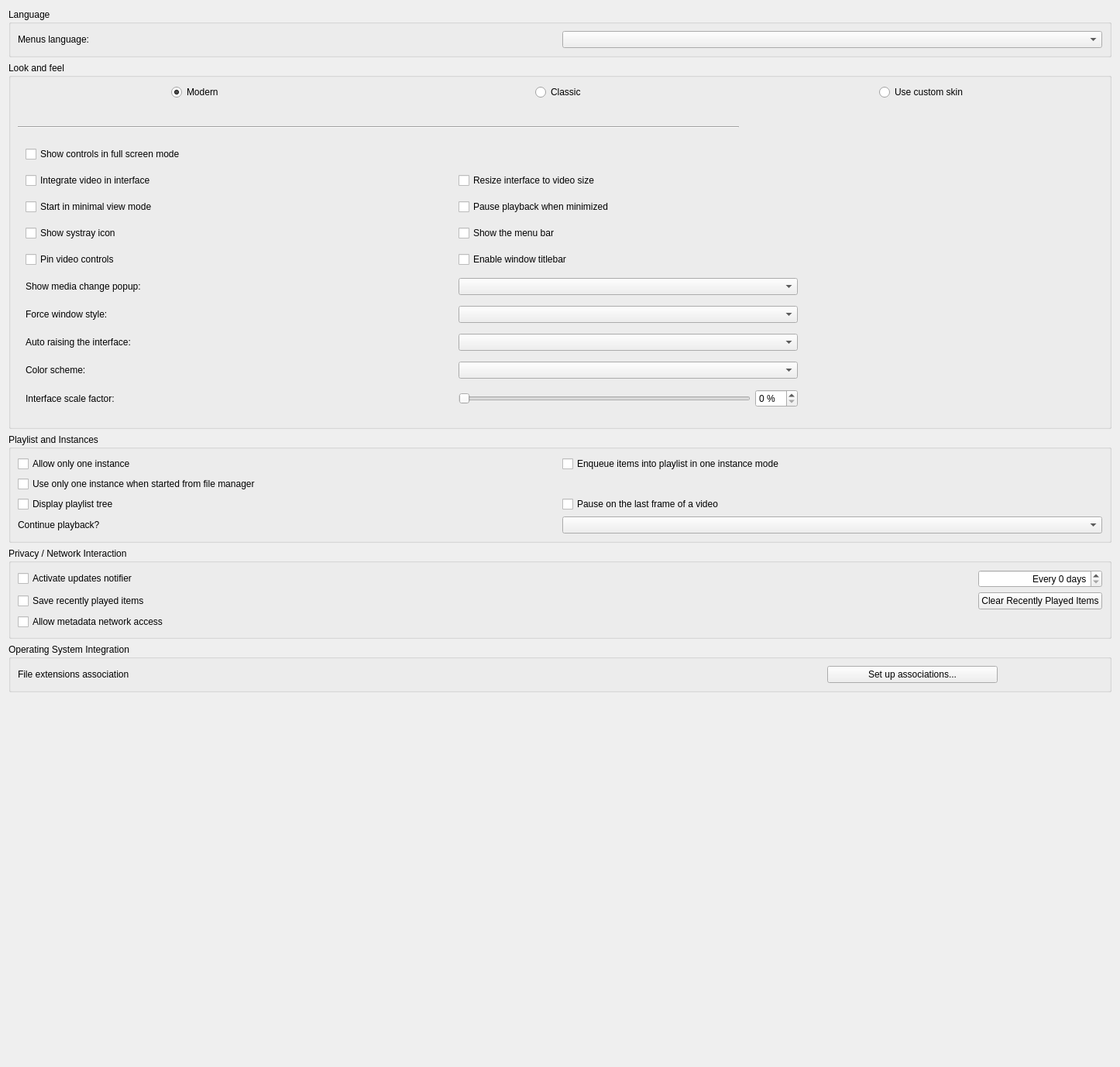
<?xml version="1.0" encoding="UTF-8"?>
<ui version="4.0">
 <author>Jean-Baptiste Kempf</author>
 <class>SPrefsInterface</class>
 <widget class="QWidget" name="SPrefsInterface">
  <property name="geometry">
   <rect>
    <x>0</x>
    <y>0</y>
    <width>1446</width>
    <height>1378</height>
   </rect>
  </property>
  <property name="sizePolicy">
   <sizepolicy hsizetype="Preferred" vsizetype="Minimum">
    <horstretch>0</horstretch>
    <verstretch>0</verstretch>
   </sizepolicy>
  </property>
  <property name="windowTitle">
   <string>Form</string>
  </property>
  <layout class="QVBoxLayout" name="verticalLayout">
   <item>
    <widget class="QGroupBox" name="langBox">
     <property name="title">
      <string>Language</string>
     </property>
     <layout class="QHBoxLayout" name="horizontalLayout">
      <item>
       <widget class="QLabel" name="label">
        <property name="text">
         <string>Menus language:</string>
        </property>
        <property name="buddy">
         <cstring>langCombo</cstring>
        </property>
       </widget>
      </item>
      <item>
       <widget class="QComboBox" name="langCombo"/>
      </item>
     </layout>
    </widget>
   </item>
   <item>
    <widget class="QGroupBox" name="LooknfeelBox">
     <property name="title">
      <string>Look and feel</string>
     </property>
     <layout class="QVBoxLayout" name="LooknfeelLayout">
      <property name="bottomMargin">
       <number>0</number>
      </property>
      <item>
       <widget class="QWidget" name="LooknfeelSelection" native="true">
        <layout class="QGridLayout" name="LooknfeelSelection_l">
         <property name="leftMargin">
          <number>0</number>
         </property>
         <property name="topMargin">
          <number>0</number>
         </property>
         <property name="rightMargin">
          <number>0</number>
         </property>
         <property name="bottomMargin">
          <number>0</number>
         </property>
         <item row="1" column="1" colspan="2">
          <widget class="Line" name="line">
           <property name="orientation">
            <enum>Qt::Horizontal</enum>
           </property>
          </widget>
         </item>
         <item row="0" column="1">
          <layout class="QVBoxLayout" name="verticalLayout_8">
           <item alignment="Qt::AlignHCenter">
            <widget class="QRadioButton" name="modernButton">
             <property name="text">
              <string>Modern</string>
             </property>
             <property name="checked">
              <bool>true</bool>
             </property>
            </widget>
           </item>
           <item>
            <widget class="QPushButton" name="modernImage">
             <property name="text">
              <string/>
             </property>
             <property name="icon">
              <iconset resource="../../vlc.qrc">
               <normaloff>:/prefsmenu/sample_minimal.png</normaloff>:/prefsmenu/sample_minimal.png</iconset>
             </property>
             <property name="iconSize">
              <size>
               <width>244</width>
               <height>145</height>
              </size>
             </property>
             <property name="flat">
              <bool>true</bool>
             </property>
            </widget>
           </item>
          </layout>
         </item>
         <item row="0" column="2">
          <layout class="QVBoxLayout" name="verticalLayout_7">
           <item alignment="Qt::AlignHCenter">
            <widget class="QRadioButton" name="classicButton">
             <property name="text">
              <string>Classic</string>
             </property>
            </widget>
           </item>
           <item>
            <widget class="QPushButton" name="classicImage">
             <property name="text">
              <string/>
             </property>
             <property name="icon">
              <iconset resource="../../vlc.qrc">
               <normaloff>:/prefsmenu/sample_complete.png</normaloff>:/prefsmenu/sample_complete.png</iconset>
             </property>
             <property name="iconSize">
              <size>
               <width>244</width>
               <height>145</height>
              </size>
             </property>
             <property name="flat">
              <bool>true</bool>
             </property>
            </widget>
           </item>
          </layout>
         </item>
         <item row="0" column="3">
          <layout class="QVBoxLayout" name="verticalLayout_2">
           <item alignment="Qt::AlignHCenter">
            <widget class="QRadioButton" name="skins">
             <property name="text">
              <string>Use custom skin</string>
             </property>
            </widget>
           </item>
           <item>
            <widget class="QPushButton" name="skinImage">
             <property name="text">
              <string/>
             </property>
             <property name="icon">
              <iconset resource="../../vlc.qrc">
               <normaloff>:/prefsmenu/sample_skins.png</normaloff>:/prefsmenu/sample_skins.png</iconset>
             </property>
             <property name="iconSize">
              <size>
               <width>244</width>
               <height>145</height>
              </size>
             </property>
             <property name="flat">
              <bool>true</bool>
             </property>
            </widget>
           </item>
          </layout>
         </item>
        </layout>
       </widget>
      </item>
      <item>
       <widget class="QStackedWidget" name="styleStackedWidget">
        <property name="currentIndex">
         <number>0</number>
        </property>
        <widget class="QWidget" name="nativePage">
         <layout class="QHBoxLayout" name="horizontalLayout_4">
          <property name="leftMargin">
           <number>0</number>
          </property>
          <property name="rightMargin">
           <number>0</number>
          </property>
          <item>
           <widget class="QWidget" name="native_zone" native="true">
            <property name="sizePolicy">
             <sizepolicy hsizetype="Preferred" vsizetype="Preferred">
              <horstretch>10</horstretch>
              <verstretch>0</verstretch>
             </sizepolicy>
            </property>
            <layout class="QGridLayout">
             <property name="leftMargin">
              <number>10</number>
             </property>
             <property name="topMargin">
              <number>0</number>
             </property>
             <property name="bottomMargin">
              <number>0</number>
             </property>
             <item row="1" column="2" colspan="2">
              <widget class="QCheckBox" name="resizingBox">
               <property name="text">
                <string>Resize interface to video size</string>
               </property>
              </widget>
             </item>
             <item row="6" column="2" colspan="2">
              <widget class="QComboBox" name="notificationCombo"/>
             </item>
             <item row="1" column="4">
              <spacer name="horizontalSpacer_7">
               <property name="orientation">
                <enum>Qt::Horizontal</enum>
               </property>
               <property name="sizeHint" stdset="0">
                <size>
                 <width>20</width>
                 <height>20</height>
                </size>
               </property>
              </spacer>
             </item>
             <item row="1" column="1">
              <spacer name="horizontalSpacer_3">
               <property name="orientation">
                <enum>Qt::Horizontal</enum>
               </property>
               <property name="sizeHint" stdset="0">
                <size>
                 <width>40</width>
                 <height>20</height>
                </size>
               </property>
              </spacer>
             </item>
             <item row="5" column="2">
              <widget class="QCheckBox" name="titleBarCheckBox">
               <property name="text">
                <string>Enable window titlebar</string>
               </property>
              </widget>
             </item>
             <item row="1" column="0">
              <widget class="QCheckBox" name="embedVideo">
               <property name="text">
                <string>Integrate video in interface</string>
               </property>
              </widget>
             </item>
             <item row="12" column="2" colspan="2">
              <widget class="QComboBox" name="autoRaiseComboBox"/>
             </item>
             <item row="6" column="0">
              <widget class="QLabel" name="notificationComboLabel">
               <property name="text">
                <string>Show media change popup:</string>
               </property>
               <property name="buddy">
                <cstring>notificationCombo</cstring>
               </property>
              </widget>
             </item>
             <item row="4" column="0" colspan="2">
              <widget class="QCheckBox" name="systrayBox">
               <property name="text">
                <string>Show systray icon</string>
               </property>
              </widget>
             </item>
             <item row="10" column="0">
              <widget class="QLabel" name="stylesLabel">
               <property name="sizePolicy">
                <sizepolicy hsizetype="Maximum" vsizetype="Preferred">
                 <horstretch>0</horstretch>
                 <verstretch>0</verstretch>
                </sizepolicy>
               </property>
               <property name="text">
                <string>Force window style:</string>
               </property>
               <property name="buddy">
                <cstring>stylesCombo</cstring>
               </property>
              </widget>
             </item>
             <item row="14" column="3">
              <widget class="QSpinBox" name="intfScaleFactorSpinBox">
               <property name="suffix">
                <string> %</string>
               </property>
               <property name="singleStep">
                <number>5</number>
               </property>
              </widget>
             </item>
             <item row="13" column="0">
              <widget class="QLabel" name="colorSchemeLabel">
               <property name="text">
                <string>Color scheme:</string>
               </property>
               <property name="buddy">
                <cstring>colorSchemeComboBox</cstring>
               </property>
              </widget>
             </item>
             <item row="3" column="0">
              <widget class="QCheckBox" name="minimalviewBox">
               <property name="text">
                <string>Start in minimal view mode</string>
               </property>
              </widget>
             </item>
             <item row="12" column="0">
              <widget class="QLabel" name="autoRaiseLabel">
               <property name="text">
                <string>Auto raising the interface:</string>
               </property>
               <property name="buddy">
                <cstring>autoRaiseComboBox</cstring>
               </property>
              </widget>
             </item>
             <item row="10" column="2" colspan="2">
              <widget class="QComboBox" name="stylesCombo"/>
             </item>
             <item row="14" column="2">
              <widget class="QSlider" name="intfScaleFactorSlider">
               <property name="tracking">
                <bool>false</bool>
               </property>
               <property name="orientation">
                <enum>Qt::Horizontal</enum>
               </property>
              </widget>
             </item>
             <item row="3" column="2" colspan="2">
              <widget class="QCheckBox" name="pauseMinimizedBox">
               <property name="text">
                <string>Pause playback when minimized</string>
               </property>
              </widget>
             </item>
             <item row="14" column="0">
              <widget class="QLabel" name="scaleFactorLabel">
               <property name="text">
                <string>Interface scale factor:</string>
               </property>
               <property name="buddy">
                <cstring>intfScaleFactorSlider</cstring>
               </property>
              </widget>
             </item>
             <item row="4" column="2">
              <widget class="QCheckBox" name="menuBarCheck">
               <property name="text">
                <string>Show the menu bar</string>
               </property>
              </widget>
             </item>
             <item row="0" column="0" colspan="5">
              <widget class="QCheckBox" name="fsController">
               <property name="text">
                <string>Show controls in full screen mode</string>
               </property>
              </widget>
             </item>
             <item row="13" column="2" colspan="2">
              <widget class="QComboBox" name="colorSchemeComboBox"/>
             </item>
             <item row="5" column="0" colspan="2">
              <widget class="QCheckBox" name="pinVideoControlsCheckbox">
               <property name="toolTip">
                <string>Disables autohiding of controls when playing videos</string>
               </property>
               <property name="text">
                <string>Pin video controls</string>
               </property>
              </widget>
             </item>
            </layout>
           </widget>
          </item>
         </layout>
        </widget>
        <widget class="QWidget" name="skinsPage">
         <layout class="QHBoxLayout" name="horizontalLayout_5">
          <property name="leftMargin">
           <number>0</number>
          </property>
          <property name="rightMargin">
           <number>0</number>
          </property>
          <item>
           <widget class="QWidget" name="skins_zone" native="true">
            <property name="enabled">
             <bool>true</bool>
            </property>
            <property name="sizePolicy">
             <sizepolicy hsizetype="Preferred" vsizetype="Preferred">
              <horstretch>0</horstretch>
              <verstretch>0</verstretch>
             </sizepolicy>
            </property>
            <layout class="QGridLayout" name="gridLayout_7">
             <property name="leftMargin">
              <number>0</number>
             </property>
             <property name="topMargin">
              <number>0</number>
             </property>
             <property name="rightMargin">
              <number>0</number>
             </property>
             <property name="bottomMargin">
              <number>0</number>
             </property>
             <item row="2" column="1" colspan="3">
              <widget class="QLabel" name="skinsLabel">
               <property name="sizePolicy">
                <sizepolicy hsizetype="Preferred" vsizetype="Preferred">
                 <horstretch>0</horstretch>
                 <verstretch>0</verstretch>
                </sizepolicy>
               </property>
               <property name="frameShape">
                <enum>QFrame::NoFrame</enum>
               </property>
               <property name="text">
                <string notr="true">-This is the skinsLabel place-</string>
               </property>
               <property name="textFormat">
                <enum>Qt::RichText</enum>
               </property>
               <property name="scaledContents">
                <bool>false</bool>
               </property>
               <property name="alignment">
                <set>Qt::AlignLeading|Qt::AlignLeft|Qt::AlignTop</set>
               </property>
               <property name="wordWrap">
                <bool>true</bool>
               </property>
               <property name="margin">
                <number>5</number>
               </property>
               <property name="openExternalLinks">
                <bool>true</bool>
               </property>
              </widget>
             </item>
             <item row="1" column="3">
              <widget class="QPushButton" name="skinBrowse">
               <property name="sizePolicy">
                <sizepolicy hsizetype="Maximum" vsizetype="Fixed">
                 <horstretch>0</horstretch>
                 <verstretch>0</verstretch>
                </sizepolicy>
               </property>
               <property name="text">
                <string>Choose...</string>
               </property>
              </widget>
             </item>
             <item row="1" column="2">
              <widget class="QLineEdit" name="fileSkin">
               <property name="sizePolicy">
                <sizepolicy hsizetype="MinimumExpanding" vsizetype="Fixed">
                 <horstretch>0</horstretch>
                 <verstretch>0</verstretch>
                </sizepolicy>
               </property>
              </widget>
             </item>
             <item row="1" column="1">
              <widget class="QLabel" name="skinFileLabel">
               <property name="text">
                <string>Skin resource file:</string>
               </property>
               <property name="alignment">
                <set>Qt::AlignRight|Qt::AlignTrailing|Qt::AlignVCenter</set>
               </property>
               <property name="buddy">
                <cstring>fileSkin</cstring>
               </property>
              </widget>
             </item>
            </layout>
           </widget>
          </item>
         </layout>
        </widget>
       </widget>
      </item>
     </layout>
    </widget>
   </item>
   <item>
    <widget class="QGroupBox" name="PlaylistAndInstancesBox">
     <property name="title">
      <string>Playlist and Instances</string>
     </property>
     <layout class="QGridLayout" name="gridLayout_2">
      <item row="4" column="1">
       <widget class="QComboBox" name="continuePlaybackComboBox">
        <property name="enabled">
         <bool>true</bool>
        </property>
       </widget>
      </item>
      <item row="2" column="0">
       <widget class="QCheckBox" name="treePlaylist">
        <property name="text">
         <string>Display playlist tree</string>
        </property>
       </widget>
      </item>
      <item row="0" column="0">
       <widget class="QCheckBox" name="OneInterfaceMode">
        <property name="text">
         <string>Allow only one instance</string>
        </property>
       </widget>
      </item>
      <item row="1" column="0" colspan="2">
       <widget class="QCheckBox" name="oneInstanceFromFile">
        <property name="text">
         <string>Use only one instance when started from file manager</string>
        </property>
       </widget>
      </item>
      <item row="0" column="1">
       <widget class="QCheckBox" name="EnqueueOneInterfaceMode">
        <property name="text">
         <string>Enqueue items into playlist in one instance mode</string>
        </property>
       </widget>
      </item>
      <item row="2" column="1">
       <widget class="QCheckBox" name="playPauseBox">
        <property name="text">
         <string>Pause on the last frame of a video</string>
        </property>
       </widget>
      </item>
      <item row="4" column="0">
       <widget class="QLabel" name="continuePlaybackLabel">
        <property name="text">
         <string>Continue playback?</string>
        </property>
        <property name="buddy">
         <cstring>continuePlaybackComboBox</cstring>
        </property>
       </widget>
      </item>
     </layout>
    </widget>
   </item>
   <item>
    <widget class="QGroupBox" name="groupBox_2">
     <property name="title">
      <string>Privacy / Network Interaction</string>
     </property>
     <layout class="QGridLayout" name="gridLayout_3">
      <item row="0" column="2">
       <widget class="QSpinBox" name="updatesDays">
        <property name="alignment">
         <set>Qt::AlignRight|Qt::AlignTrailing|Qt::AlignVCenter</set>
        </property>
        <property name="suffix">
         <string> days</string>
        </property>
        <property name="prefix">
         <string>Every </string>
        </property>
       </widget>
      </item>
      <item row="1" column="0">
       <widget class="QCheckBox" name="saveRecentlyPlayed">
        <property name="text">
         <string>Save recently played items</string>
        </property>
       </widget>
      </item>
      <item row="1" column="2">
       <widget class="QPushButton" name="clearRecent">
        <property name="text">
         <string>Clear Recently Played Items</string>
        </property>
       </widget>
      </item>
      <item row="2" column="0">
       <widget class="QCheckBox" name="MetadataNetworkAccessMode">
        <property name="text">
         <string>Allow metadata network access</string>
        </property>
       </widget>
      </item>
      <item row="1" column="1">
       <spacer name="clearRecentSpacer">
        <property name="orientation">
         <enum>Qt::Horizontal</enum>
        </property>
        <property name="sizeHint" stdset="0">
         <size>
          <width>40</width>
          <height>20</height>
         </size>
        </property>
       </spacer>
      </item>
      <item row="0" column="0">
       <widget class="QCheckBox" name="updatesBox">
        <property name="text">
         <string>Activate updates notifier</string>
        </property>
       </widget>
      </item>
     </layout>
    </widget>
   </item>
   <item>
    <widget class="QGroupBox" name="osGroupBox">
     <property name="title">
      <string>Operating System Integration</string>
     </property>
     <layout class="QGridLayout" name="gridLayout_4">
      <item row="2" column="0">
       <widget class="QLabel" name="assocLabel">
        <property name="sizePolicy">
         <sizepolicy hsizetype="Maximum" vsizetype="Preferred">
          <horstretch>0</horstretch>
          <verstretch>0</verstretch>
         </sizepolicy>
        </property>
        <property name="text">
         <string>File extensions association</string>
        </property>
       </widget>
      </item>
      <item row="2" column="1">
       <spacer name="horizontalSpacer_6">
        <property name="orientation">
         <enum>Qt::Horizontal</enum>
        </property>
        <property name="sizeHint" stdset="0">
         <size>
          <width>40</width>
          <height>20</height>
         </size>
        </property>
       </spacer>
      </item>
      <item row="2" column="2">
       <widget class="QPushButton" name="assoButton">
        <property name="sizePolicy">
         <sizepolicy hsizetype="Preferred" vsizetype="Fixed">
          <horstretch>0</horstretch>
          <verstretch>0</verstretch>
         </sizepolicy>
        </property>
        <property name="minimumSize">
         <size>
          <width>220</width>
          <height>0</height>
         </size>
        </property>
        <property name="text">
         <string>Set up associations...</string>
        </property>
       </widget>
      </item>
      <item row="2" column="3">
       <spacer name="horizontalSpacer_8">
        <property name="orientation">
         <enum>Qt::Horizontal</enum>
        </property>
        <property name="sizeType">
         <enum>QSizePolicy::Minimum</enum>
        </property>
        <property name="sizeHint" stdset="0">
         <size>
          <width>135</width>
          <height>20</height>
         </size>
        </property>
       </spacer>
      </item>
     </layout>
    </widget>
   </item>
   <item>
    <spacer name="verticalSpacer">
     <property name="orientation">
      <enum>Qt::Vertical</enum>
     </property>
     <property name="sizeHint" stdset="0">
      <size>
       <width>20</width>
       <height>0</height>
      </size>
     </property>
    </spacer>
   </item>
  </layout>
 </widget>
 <tabstops>
  <tabstop>langCombo</tabstop>
  <tabstop>fsController</tabstop>
  <tabstop>embedVideo</tabstop>
  <tabstop>resizingBox</tabstop>
  <tabstop>minimalviewBox</tabstop>
  <tabstop>pauseMinimizedBox</tabstop>
  <tabstop>systrayBox</tabstop>
  <tabstop>menuBarCheck</tabstop>
  <tabstop>pinVideoControlsCheckbox</tabstop>
  <tabstop>titleBarCheckBox</tabstop>
  <tabstop>notificationCombo</tabstop>
  <tabstop>stylesCombo</tabstop>
  <tabstop>autoRaiseComboBox</tabstop>
  <tabstop>colorSchemeComboBox</tabstop>
  <tabstop>intfScaleFactorSlider</tabstop>
  <tabstop>intfScaleFactorSpinBox</tabstop>
  <tabstop>fileSkin</tabstop>
  <tabstop>skinBrowse</tabstop>
  <tabstop>OneInterfaceMode</tabstop>
  <tabstop>EnqueueOneInterfaceMode</tabstop>
  <tabstop>oneInstanceFromFile</tabstop>
  <tabstop>treePlaylist</tabstop>
  <tabstop>playPauseBox</tabstop>
  <tabstop>continuePlaybackComboBox</tabstop>
  <tabstop>updatesBox</tabstop>
  <tabstop>updatesDays</tabstop>
  <tabstop>saveRecentlyPlayed</tabstop>
  <tabstop>clearRecent</tabstop>
  <tabstop>MetadataNetworkAccessMode</tabstop>
  <tabstop>assoButton</tabstop>
 </tabstops>
 <resources>
  <include location="../../vlc.qrc"/>
 </resources>
 <connections/>
</ui>
